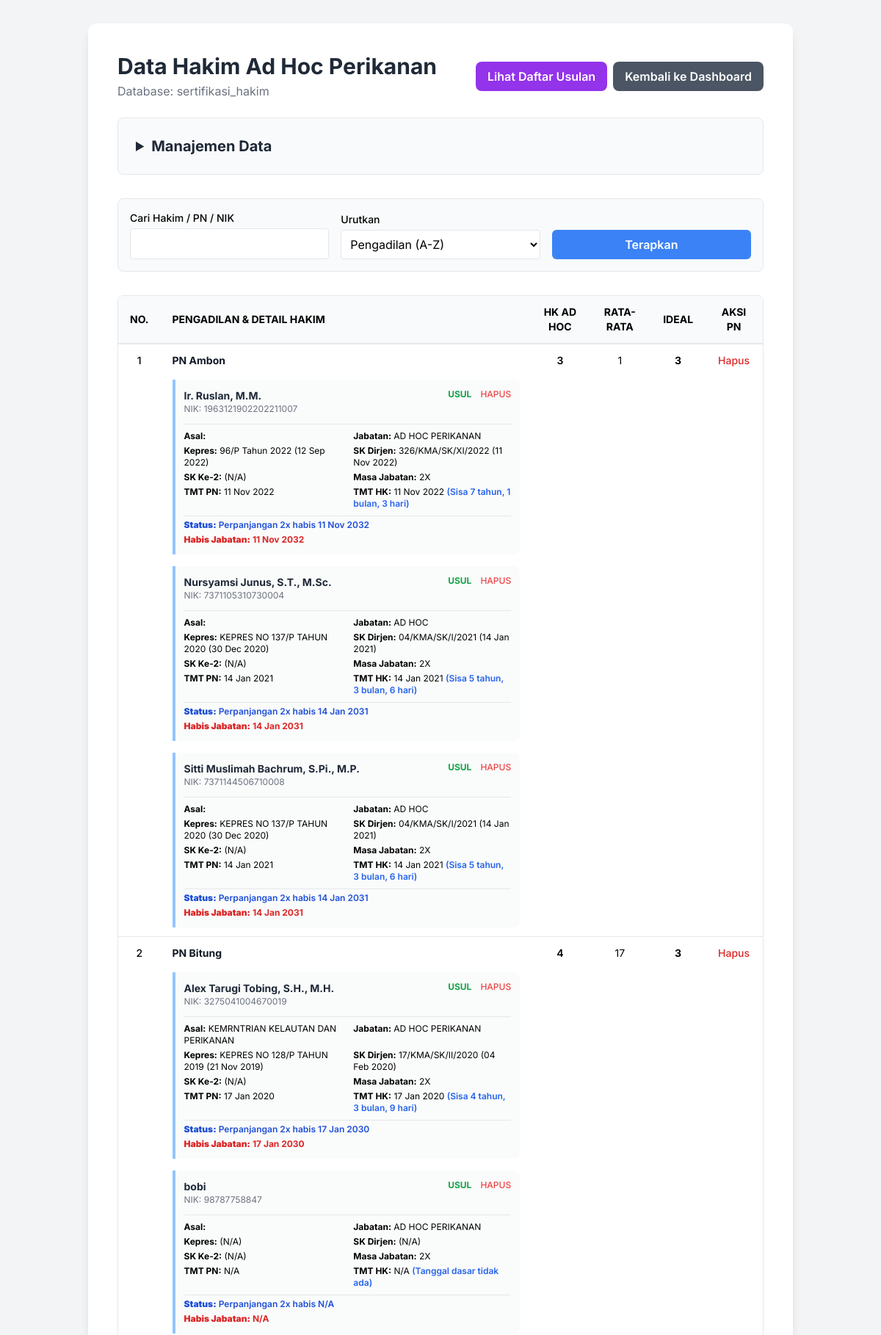
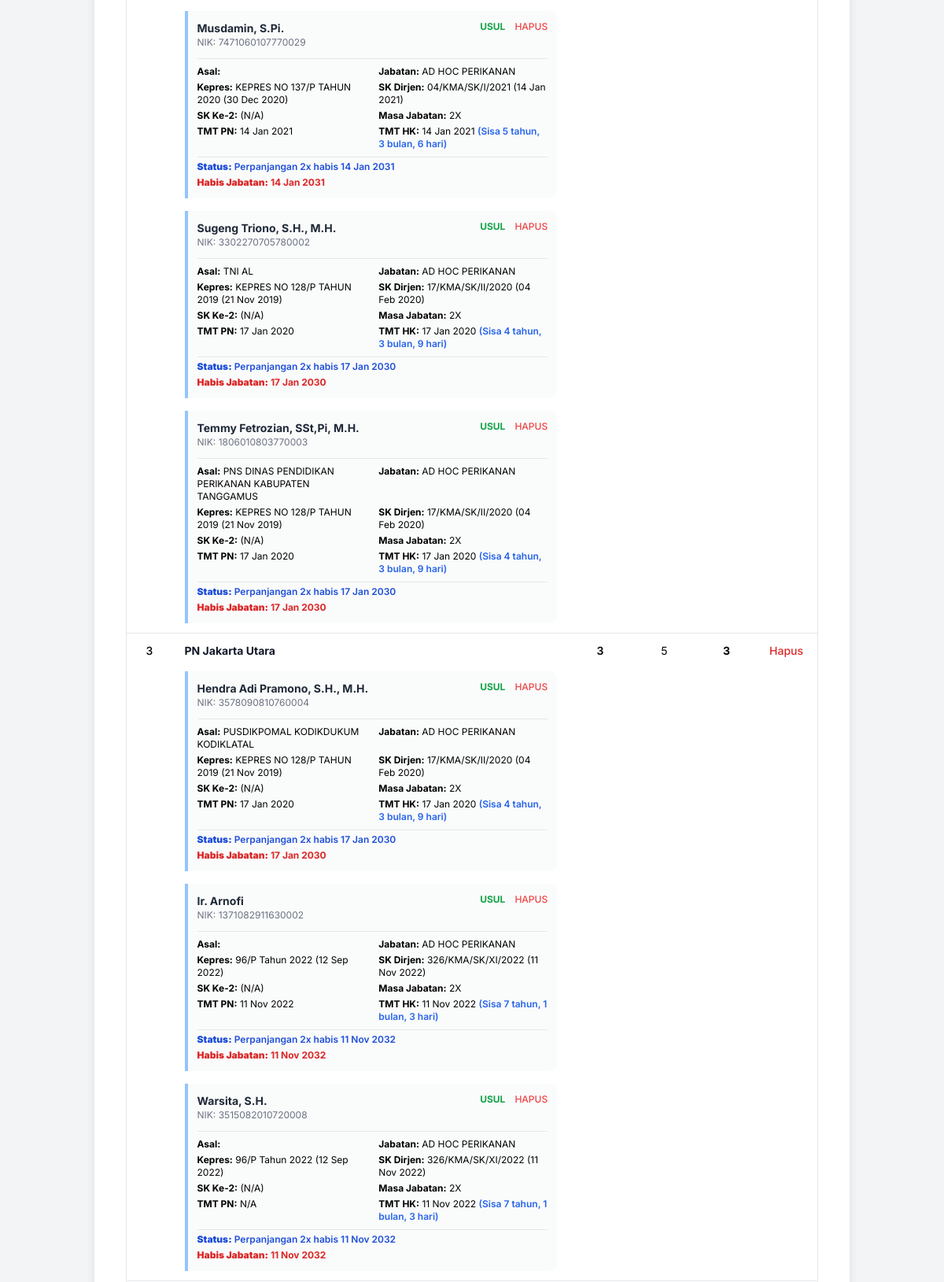
Screenshot of /perikanan_db2.php (upper part) with the database file from the repository (2 pictures, top to bottom).
### tables this page shows
CREATE TABLE `pengadilan` (
  `id` int(11) NOT NULL,
  `nama_pengadilan` varchar(255) NOT NULL
);

CREATE TABLE `hakim_perikanan` (
  `id` int(11) NOT NULL,
  `nama_hakim` varchar(255) NOT NULL,
  `nik` varchar(50) DEFAULT NULL,
  `foto` varchar(255) DEFAULT NULL,
  `id_pengadilan` int(11) NOT NULL,
  `asal_org` varchar(255) DEFAULT NULL,
  `jabatan` varchar(100) DEFAULT NULL,
  `kepres` varchar(255) DEFAULT NULL,
  `tgl_kepres` date DEFAULT NULL,
  `sk_dirjen` varchar(255) DEFAULT NULL,
  `tgl_sk_dirjen` date DEFAULT NULL,
  `masa_jabatan` varchar(50) DEFAULT NULL,
  `status_perpanjangan` varchar(255) DEFAULT NULL,
  `tanggal_habis` date DEFAULT NULL,
  `tmt_pn` date DEFAULT NULL,
  `tmt_hk` date DEFAULT NULL,
  `sk_pengangkatan_2` varchar(255) DEFAULT NULL,
  `tgl_sk_pengangkatan_2` date DEFAULT NULL
);

### perikanan_db2.php (the view, shortened to what this page needs)
<?php
$db_host = 'localhost';
$db_user = 'root';
$db_pass = '';
$db_name = 'sertifikasi_hakim';
$conn = new mysqli($db_host, $db_user, $db_pass, $db_name);
$search_term = $_GET['search'] ?? '';
$sort_order = $_GET['sort'] ?? 'default';
$sql = "SELECT p.id as id_pengadilan, p.nama_pengadilan, kp.hk_ad_hoc, kp.rata_rata, kp.ideal, h.*, h.id as id_hakim FROM pengadilan p LEFT JOIN kebutuhan_perikanan kp ON p.id = kp.id_pengadilan LEFT JOIN hakim_perikanan h ON p.id = h.id_pengadilan";
if ($sort_order == 'expiration') {
    $sql .= " ORDER BY h.tanggal_habis ASC, p.nama_pengadilan ASC";
} else {
    $sql .= " ORDER BY p.nama_pengadilan ASC, h.nama_hakim ASC";
}
$stmt = $conn->prepare($sql);
$stmt->execute();
$result = $stmt->get_result();
$grouped_data = [];
$date_cols_original = ['tgl_kepres', 'tgl_sk_dirjen', 'tmt_pn', 'tmt_hk', 'tgl_sk_pengangkatan_2'];
if ($result->num_rows > 0) {
    while ($row = $result->fetch_assoc()) {
        foreach ($date_cols_original as $col) {
            $row[$col . '_formatted'] = !empty($row[$col]) ? date('d M Y', strtotime($row[$col])) : 'N/A';
        }
        $base_date_str = null;
        if (!empty($row['tmt_hk'])) {
            $base_date_str = $row['tmt_hk'];
        } elseif (!empty($row['tgl_sk_dirjen'])) {
            $base_date_str = $row['tgl_sk_dirjen'];
        }
        $row['tanggal_habis_baru_formatted'] = 'N/A';
        $row['sisa_jabatan_string'] = 'Tanggal dasar tidak ada';
        $row['status_baru'] = 'Perpanjangan 2x habis N/A';
        if ($base_date_str !== null) {
            $base_date = new DateTime($base_date_str);
            $habis_jabatan_date = (clone $base_date)->modify('+10 years');
            $row['tanggal_habis_baru_formatted'] = $habis_jabatan_date->format('d M Y');
            $today = new DateTime();
            if ($habis_jabatan_date < $today) {
                $row['sisa_jabatan_string'] = 'Telah Berakhir';
            } else {
                $interval = $habis_jabatan_date->diff($today);
                $row['sisa_jabatan_string'] = 'Sisa ' . $interval->y . ' tahun, ' . $interval->m . ' bulan, ' . $interval->d . ' hari';
            }
            $row['status_baru'] = 'Perpanjangan 2x habis ' . $row['tanggal_habis_baru_formatted'];
        }
        $pn = $row['nama_pengadilan'];
        if (!isset($grouped_data[$pn])) {
            $grouped_data[$pn] = ['id_pengadilan' => $row['id_pengadilan'], 'keterangan' => $pn, 'hk_ad_hoc' => $row['hk_ad_hoc'], 'rata_rata' => $row['rata_rata'], 'ideal' => $row['ideal'], 'list_hakim' => []];
        }
        if ($row['id_hakim']) {
            $grouped_data[$pn]['list_hakim'][] = $row;
        }
    }
}
?>
<!DOCTYPE html>
<html lang="id">
<head>
    <script src="https://cdn.tailwindcss.com"></script>
</head>
<body class="bg-gray-100">
<div class="container mx-auto p-4 sm:p-6 lg:p-8">
    <div class="bg-white p-6 md:p-10 rounded-xl shadow-lg">
        <div class="flex flex-col sm:flex-row justify-between items-start sm:items-center mb-6">
            <div>
                <h1 class="text-2xl md:text-3xl font-bold text-gray-800">Data Hakim Ad Hoc Perikanan</h1>
                <p class="text-gray-500 mt-1">Database: <?php echo htmlspecialchars($db_name); ?></p>
            </div>
            <div class="flex items-center space-x-2 mt-4 sm:mt-0">
                 <a href="daftar_usulan.php" class="bg-purple-600 text-white px-4 py-2 rounded-lg font-semibold hover:bg-purple-700 transition text-center">
                    Lihat Daftar Usulan
                </a>
                 <a href="index.php" class="bg-gray-600 text-white px-4 py-2 rounded-lg font-semibold hover:bg-gray-700 transition text-center">
                    Kembali ke Dashboard
                </a>
            </div>
        </div>
        <details class="mb-8 p-6 bg-gray-50 rounded-lg border border-gray-200 transition">
            <summary class="text-xl font-bold text-gray-800 cursor-pointer hover:text-blue-600">Manajemen Data</summary>
        </details>
        <div class="bg-gray-50 p-4 rounded-lg border border-gray-200 my-8">
            <form action="<?php echo htmlspecialchars($_SERVER['PHP_SELF']); ?>" method="GET" class="grid grid-cols-1 md:grid-cols-3 gap-4 items-end">
                <div><label class="block text-sm font-medium">Cari Hakim / PN / NIK</label><input type="text" name="search" class="mt-1 w-full p-2 border rounded" value="<?php echo htmlspecialchars($search_term); ?>"></div>
                <div><label class="block text-sm font-medium">Urutkan</label><select name="sort" class="mt-1 w-full p-2 border bg-white rounded"><option value="default" <?php if($sort_order == 'default') echo 'selected'; ?>>Pengadilan (A-Z)</option></select></div>
                <button type="submit" class="w-full bg-blue-500 text-white py-2 rounded-md font-semibold">Terapkan</button>
            </form>
        </div>
        <div class="overflow-x-auto rounded-lg border border-gray-200">
             <table class="min-w-full divide-y-2 divide-gray-200 bg-white text-sm">
                <thead class="bg-gray-50 text-center">
                    <tr>
                        <th class="px-4 py-3 font-bold">NO.</th>
                        <th class="px-4 py-3 font-bold text-left">PENGADILAN & DETAIL HAKIM</th>
                        <th class="px-4 py-3 font-bold">HK AD HOC</th>
                        <th class="px-4 py-3 font-bold">RATA-RATA</th>
                        <th class="px-4 py-3 font-bold">IDEAL</th>
                        <th class="px-4 py-3 font-bold">AKSI PN</th>
                    </tr>
                </thead>
                <tbody class="divide-y divide-gray-200">
                     <?php if (empty($grouped_data)): ?>
                        <tr><td colspan="6" class="text-center py-10">Tidak ada data.</td></tr>
                    <?php else: $i = 1; ?>
                        <?php foreach ($grouped_data as $data): ?>
                            <tr class="hover:bg-gray-50">
                                <td class="px-4 py-3 font-medium align-top text-center"><?php echo $i++; ?></td>
                                <td class="px-4 py-3 text-left align-top">
                                    <div class="font-bold text-gray-900 mb-4"><?php echo htmlspecialchars($data['keterangan']); ?></div>
                                    <?php if (!empty($data['list_hakim'])): ?>
                                        <div class="space-y-4">
                                            <?php foreach ($data['list_hakim'] as $hakim): ?>
                                                <div class="p-3 border-l-4 border-blue-300 bg-gray-50/80 rounded-r-lg">
                                                    <div class="flex justify-between items-start">
                                                        <div>
                                                            <p class="font-bold text-gray-800"><?php echo htmlspecialchars($hakim['nama_hakim']); ?></p>
                                                            <p class="text-xs text-gray-500">NIK: <?php echo htmlspecialchars($hakim['nik']); ?></p>
                                                        </div>
                                                        <div class="flex items-center space-x-3 flex-shrink-0 ml-4">
                                                            <a href="usul.php?id=<?php echo $hakim['id_hakim']; ?>" class="text-green-600 text-xs font-bold hover:underline">USUL</a>
                                                            <a href="?action=delete_hakim&id=<?php echo $hakim['id_hakim']; ?>" class="text-red-500 text-xs font-medium" onclick="return confirm('Yakin hapus hakim ini?');">HAPUS</a>
                                                        </div>
                                                    </div>
                                                    <div class="mt-3 text-xs border-t pt-2 grid grid-cols-2 gap-x-4 gap-y-1">
                                                        <p><b>Asal:</b> <?php echo htmlspecialchars($hakim['asal_org']); ?></p>
                                                        <p><b>Jabatan:</b> <?php echo htmlspecialchars($hakim['jabatan']); ?></p>
                                                        <p><b>Kepres:</b> <?php echo htmlspecialchars($hakim['kepres']); ?> (<?php echo $hakim['tgl_kepres_formatted']; ?>)</p>
                                                        <p><b>SK Dirjen:</b> <?php echo htmlspecialchars($hakim['sk_dirjen']); ?> (<?php echo $hakim['tgl_sk_dirjen_formatted']; ?>)</p>
                                                        <p><b>SK Ke-2:</b> <?php echo htmlspecialchars($hakim['sk_pengangkatan_2']); ?> (<?php echo $hakim['tgl_sk_pengangkatan_2_formatted']; ?>)</p>
                                                        <p><b>Masa Jabatan:</b> 2X</p>
                                                        <p><b>TMT PN:</b> <?php echo $hakim['tmt_pn_formatted']; ?></p>
                                                        <p><b>TMT HK:</b> <?php echo $hakim['tmt_hk_formatted']; ?> <span class="text-blue-600 font-semibold">(<?php echo $hakim['sisa_jabatan_string']; ?>)</span></p>
                                                        <p class="col-span-2 mt-1 pt-1 border-t font-semibold text-blue-700"><b>Status:</b> <?php echo htmlspecialchars($hakim['status_baru']); ?></p>
                                                        <p class="col-span-2 font-bold text-red-600"><b>Habis Jabatan:</b> <?php echo $hakim['tanggal_habis_baru_formatted']; ?></p>
                                                    </div>
                                                </div>
                                            <?php endforeach; ?>
                                        </div>
                                    <?php endif; ?>
                                </td>
                                <td class="px-4 py-3 font-semibold align-top text-center"><?php echo htmlspecialchars($data['hk_ad_hoc'] ?? '0'); ?></td>
                                <td class="px-4 py-3 align-top text-center"><?php echo htmlspecialchars($data['rata_rata'] ?? '0'); ?></td>
                                <td class="px-4 py-3 font-bold align-top text-center"><?php echo htmlspecialchars($data['ideal'] ?? '0'); ?></td>
                                <td class="px-4 py-3 align-top text-center">
                                    <a href="?action=delete_pengadilan&id=<?php echo $data['id_pengadilan']; ?>" class="text-red-600 text-sm font-medium" onclick="return confirm('PERINGATAN: Yakin hapus pengadilan ini? Semua hakim di dalamnya akan ikut terhapus.');">Hapus</a>
                                </td>
                            </tr>
                        <?php endforeach; ?>
                    <?php endif; ?>
                </tbody>
            </table>
        </div>
    </div>
</div>
</body>
</html>

### perikanan_db2.php (style rules this page uses)
body { font-family: 'Inter', sans-serif; }

### rows the page displays
pengadilan: hakim_perikanan.nama_hakim "Ir. Ruslan, M.M.", hakim_perikanan.nik "1963121902202211007", hakim_perikanan.jabatan "AD HOC PERIKANAN", hakim_perikanan.kepres "96/P Tahun 2022", tgl_kepres_formatted "12 Sep 2022", hakim_perikanan.sk_dirjen "326/KMA/SK/XI/2022", tgl_sk_dirjen_formatted "11 Nov 2022", tgl_sk_pengangkatan_2_formatted "N/A", tmt_pn_formatted "11 Nov 2022", tmt_hk_formatted "11 Nov 2022", sisa_jabatan_string "Sisa 7 tahun, 1 bulan, 3 hari", status_baru "Perpanjangan 2x habis 11 Nov 2032", tanggal_habis_baru_formatted "11 Nov 2032", hakim_perikanan.nama_hakim "Nursyamsi Junus, S.T., M.Sc.", hakim_perikanan.nik "7371105310730004", hakim_perikanan.jabatan "AD HOC", hakim_perikanan.kepres "KEPRES NO 137/P TAHUN 2020", tgl_kepres_formatted "30 Dec 2020", hakim_perikanan.sk_dirjen "04/KMA/SK/I/2021", tgl_sk_dirjen_formatted "14 Jan 2021", tmt_pn_formatted "14 Jan 2021", tmt_hk_formatted "14 Jan 2021", sisa_jabatan_string "Sisa 5 tahun, 3 bulan, 6 hari", status_baru "Perpanjangan 2x habis 14 Jan 2031", tanggal_habis_baru_formatted "14 Jan 2031", hakim_perikanan.nama_hakim "Sitti Muslimah Bachrum, S.Pi., M.P.", hakim_perikanan.nik "7371144506710008"
pengadilan: hakim_perikanan.nama_hakim "Alex Tarugi Tobing, S.H., M.H.", hakim_perikanan.nik "3275041004670019", hakim_perikanan.asal_org "KEMRNTRIAN KELAUTAN DAN PERIKANAN", hakim_perikanan.jabatan "AD HOC PERIKANAN", hakim_perikanan.kepres "KEPRES NO 128/P TAHUN 2019", tgl_kepres_formatted "21 Nov 2019", hakim_perikanan.sk_dirjen "17/KMA/SK/II/2020", tgl_sk_dirjen_formatted "04 Feb 2020", tgl_sk_pengangkatan_2_formatted "N/A", tmt_pn_formatted "17 Jan 2020", tmt_hk_formatted "17 Jan 2020", sisa_jabatan_string "Sisa 4 tahun, 3 bulan, 9 hari", status_baru "Perpanjangan 2x habis 17 Jan 2030", tanggal_habis_baru_formatted "17 Jan 2030", hakim_perikanan.nama_hakim "bobi", hakim_perikanan.nik "98787758847", tgl_kepres_formatted "N/A", tgl_sk_dirjen_formatted "N/A", tmt_pn_formatted "N/A", tmt_hk_formatted "N/A", sisa_jabatan_string "Tanggal dasar tidak ada", status_baru "Perpanjangan 2x habis N/A", tanggal_habis_baru_formatted "N/A", hakim_perikanan.nama_hakim "Musdamin, S.Pi.", hakim_perikanan.nik "7471060107770029", hakim_perikanan.kepres "KEPRES NO 137/P TAHUN 2020", tgl_kepres_formatted "30 Dec 2020", hakim_perikanan.sk_dirjen "04/KMA/SK/I/2021", tgl_sk_dirjen_formatted "14 Jan 2021", tmt_pn_formatted "14 Jan 2021", tmt_hk_formatted "14 Jan 2021", sisa_jabatan_string "Sisa 5 tahun, 3 bulan, 6 hari", status_baru "Perpanjangan 2x habis 14 Jan 2031", tanggal_habis_baru_formatted "14 Jan 2031", hakim_perikanan.nama_hakim "Sugeng Triono, S.H., M.H.", hakim_perikanan.nik "3302270705780002", hakim_perikanan.asal_org "TNI AL", hakim_perikanan.nama_hakim "Temmy Fetrozian, SSt,Pi, M.H.", hakim_perikanan.nik "1806010803770003", hakim_perikanan.asal_org "PNS DINAS PENDIDIKAN PERIKANAN KABUPATEN TANGGAMUS"
pengadilan: hakim_perikanan.nama_hakim "Hendra Adi Pramono, S.H., M.H.", hakim_perikanan.nik "3578090810760004", hakim_perikanan.asal_org "PUSDIKPOMAL KODIKDUKUM KODIKLATAL", hakim_perikanan.jabatan "AD HOC PERIKANAN", hakim_perikanan.kepres "KEPRES NO 128/P TAHUN 2019", tgl_kepres_formatted "21 Nov 2019", hakim_perikanan.sk_dirjen "17/KMA/SK/II/2020", tgl_sk_dirjen_formatted "04 Feb 2020", tgl_sk_pengangkatan_2_formatted "N/A", tmt_pn_formatted "17 Jan 2020", tmt_hk_formatted "17 Jan 2020", sisa_jabatan_string "Sisa 4 tahun, 3 bulan, 9 hari", status_baru "Perpanjangan 2x habis 17 Jan 2030", tanggal_habis_baru_formatted "17 Jan 2030", hakim_perikanan.nama_hakim "Ir. Arnofi", hakim_perikanan.nik "1371082911630002", hakim_perikanan.kepres "96/P Tahun 2022", tgl_kepres_formatted "12 Sep 2022", hakim_perikanan.sk_dirjen "326/KMA/SK/XI/2022", tgl_sk_dirjen_formatted "11 Nov 2022", tmt_pn_formatted "11 Nov 2022", tmt_hk_formatted "11 Nov 2022", sisa_jabatan_string "Sisa 7 tahun, 1 bulan, 3 hari", status_baru "Perpanjangan 2x habis 11 Nov 2032", tanggal_habis_baru_formatted "11 Nov 2032", hakim_perikanan.nama_hakim "Warsita, S.H.", hakim_perikanan.nik "3515082010720008", tmt_pn_formatted "N/A"

### other values shown
$db_name "sertifikasi_hakim"
$data['keterangan'] "PN Ambon"
$data['hk_ad_hoc'] "3"
$data['rata_rata'] "1"
$data['ideal'] "3"
$data['keterangan'] "PN Bitung"
$data['hk_ad_hoc'] "4"
$data['rata_rata'] "17"
$data['keterangan'] "PN Jakarta Utara"
$data['rata_rata'] "5"
